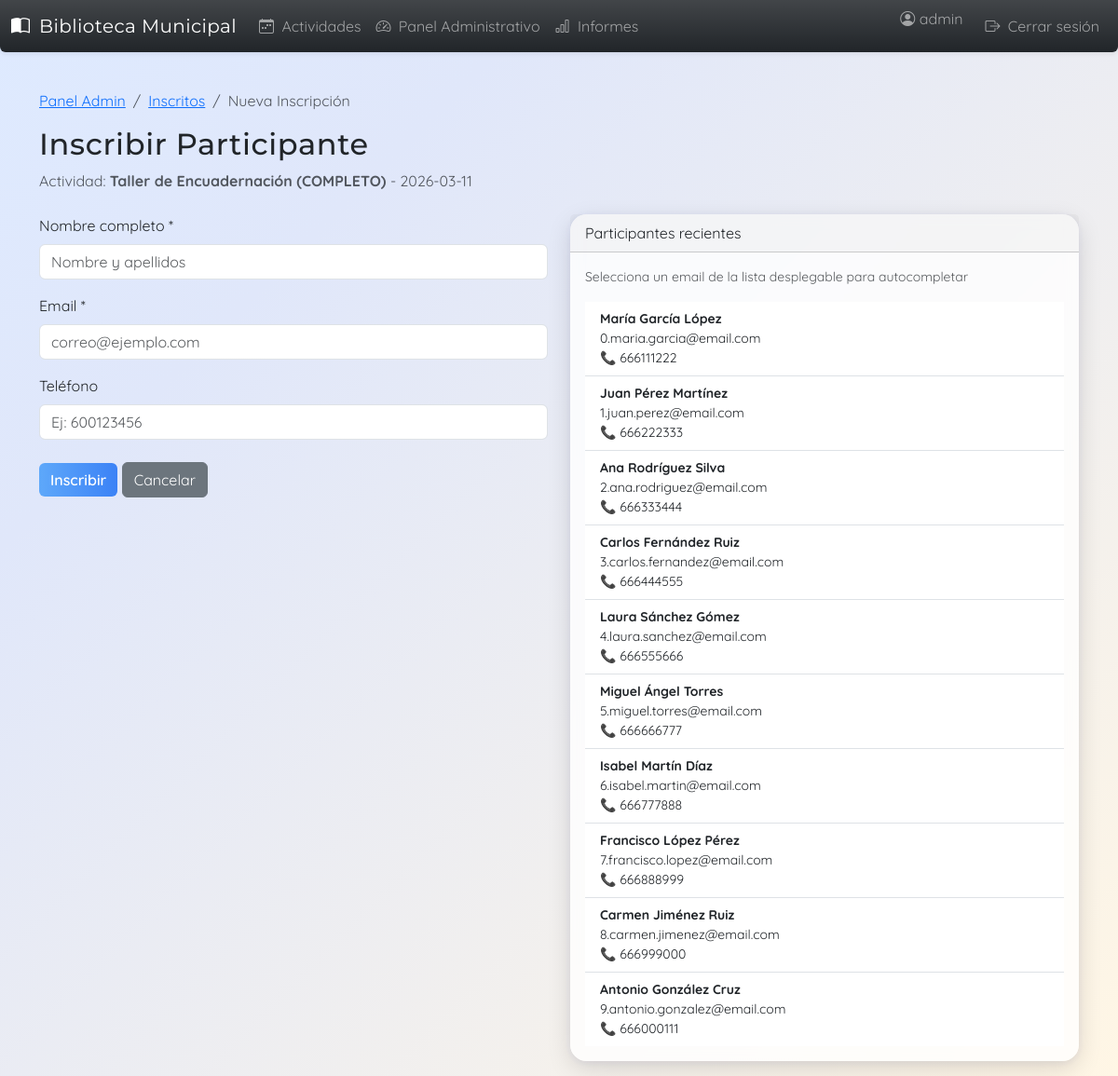
The app's page /admin/activity/6/enroll (signed in) with its own data.
### app/models/user.py (models this page shows, shortened)
class User(db.Model, UserMixin):
    id = db.Column(db.Integer, primary_key=True)
    username = db.Column(db.String(100), unique=True, nullable=False)
    password_hash = db.Column(db.String(255), nullable=False)
    role = db.Column(db.String(50), nullable=False)
    name = db.Column(db.String(200), nullable=True)  # Full name for normal users
    email = db.Column(db.String(200), unique=True, nullable=True)  # Email for normal users
    phone = db.Column(db.String(20), nullable=True)  # Phone for normal users

### app/models/activity.py (models this page shows, shortened)
class Activity(db.Model):
    id = db.Column(db.Integer, primary_key=True)
    title = db.Column(db.String(200), nullable=False)
    description = db.Column(db.Text)
    type = db.Column(db.String(100))  # Tipo de actividad (taller, club de lectura, etc.)
    date = db.Column(db.Date, nullable=False)
    time = db.Column(db.String(10))  # Hora (formato HH:MM)
    duration = db.Column(db.Integer)  # Duración en minutos
    max_slots = db.Column(db.Integer, nullable=False)
    status = db.Column(db.String(50), default="borrador")
    created_at = db.Column(db.DateTime, default=datetime.utcnow)
    updated_at = db.Column(db.DateTime, default=datetime.utcnow, onupdate=datetime.utcnow)
    enrollments = db.relationship('Enrollment', backref='activity', lazy=True, cascade='all, delete-orphan')

### app/routes/admin.py (the view, shortened to what this page needs)
@admin_bp.route("/activity/<int:activity_id>/enroll", methods=["GET", "POST"])
@login_required
@admin_required
def internal_enrollment(activity_id):
    activity = Activity.query.get_or_404(activity_id)
    recent_emails = db.session.query(Enrollment.email, Enrollment.user_name, Enrollment.phone)\
        .distinct(Enrollment.email)\
        .order_by(Enrollment.email, Enrollment.created_at.desc())\
        .limit(20)\
        .all()
    return render_template("admin/internal_enrollment.html", activity=activity, recent_participants=recent_emails)

### app/routes/admin.py (called while the page is built)
def admin_required(f):
    @wraps(f)
    def decorated_function(*args, **kwargs):
        if not current_user.is_authenticated or current_user.role != 'admin':
            flash('No tienes permisos para acceder a esta página', 'error')
            return redirect(url_for('activities.index'))
        return f(*args, **kwargs)
    return decorated_function

### app/templates/admin/internal_enrollment.html (shortened to what this page needs)
{% extends "base.html" %}
{% block content %}
<nav aria-label="breadcrumb">
    <ol class="breadcrumb">
        <li class="breadcrumb-item"><a href="{{ url_for('admin.dashboard') }}">Panel Admin</a></li>
        <li class="breadcrumb-item"><a href="{{ url_for('admin.view_enrollments', activity_id=activity.id) }}">Inscritos</a></li>
        <li class="breadcrumb-item active">Nueva Inscripción</li>
    </ol>
</nav>
<h2>Inscribir Participante</h2>
<p class="text-muted">Actividad: <strong>{{ activity.title }}</strong> - {{ activity.date }}</p>
<form method="POST" class="mt-4">
    <div class="row">
        <div class="col-md-6">
            <div class="mb-3">
                <label class="form-label">Nombre completo *</label>
                <input type="text" name="name" class="form-control" required
                       placeholder="Nombre y apellidos">
            </div>
            <div class="mb-3">
                <label class="form-label">Email *</label>
                <input type="email" name="email" class="form-control" required
                       placeholder="correo@ejemplo.com" list="recent-emails">
            </div>
            <div class="mb-3">
                <label class="form-label">Teléfono</label>
                <input type="tel" name="phone" class="form-control"
                       placeholder="Ej: 600123456">
            </div>
            <div class="mt-4">
                <button type="submit" class="btn btn-primary">Inscribir</button>
                <a href="{{ url_for('admin.view_enrollments', activity_id=activity.id) }}"
                   class="btn btn-secondary">Cancelar</a>
            </div>
        </div>
        <div class="col-md-6">
            <div class="card">
                <div class="card-header">
                    Participantes recientes
                </div>
                <div class="card-body">
                    {% if recent_participants %}
                    <p class="small text-muted">Selecciona un email de la lista desplegable para autocompletar</p>
                    <ul class="list-group list-group-flush">
                        {% for email, name, phone in recent_participants[:10] %}
                        <li class="list-group-item small">
                            <strong>{{ name }}</strong><br>
                            {{ email }}
                            {% if phone %}<br>📞 {{ phone }}{% endif %}
                        </li>
                        {% endfor %}
                    </ul>
                    {% else %}
                    <p class="text-muted">No hay participantes previos</p>
                    {% endif %}
                </div>
            </div>
        </div>
    </div>
</form>
{% endblock %}

### app/templates/base.html (shortened to what this page needs)
<!DOCTYPE html>
<html lang="es">
<head>
    <link href="https://cdn.jsdelivr.net/npm/bootstrap@5.3.2/dist/css/bootstrap.min.css" rel="stylesheet">
    <link href="https://cdn.jsdelivr.net/npm/bootstrap-icons@1.11.3/font/bootstrap-icons.css" rel="stylesheet">
    <link href="{{ url_for('static', filename='styles.css') }}" rel="stylesheet">
</head>
<body>
<nav class="navbar navbar-expand-lg navbar-dark bg-dark bg-gradient shadow-sm mb-4 rounded-bottom">
    <div class="container-fluid">
        <a class="navbar-brand" href="{{ url_for('activities.index') }}">
            <i class="bi bi-book-half me-1"></i> Biblioteca Municipal
        </a>
        <div class="collapse navbar-collapse" id="navbarNav">
            <ul class="navbar-nav me-auto">
                <li class="nav-item">
                    <a class="nav-link" href="{{ url_for('activities.index') }}"><i class="bi bi-calendar-week me-1"></i> Actividades</a>
                </li>
                {% if current_user.is_authenticated %}
                <li class="nav-item">
                    <a class="nav-link" href="{{ url_for('admin.dashboard') }}"><i class="bi bi-speedometer2 me-1"></i> Panel Administrativo</a>
                </li>
                <li class="nav-item">
                    <a class="nav-link" href="{{ url_for('admin.reports') }}"><i class="bi bi-bar-chart me-1"></i> Informes</a>
                </li>
                {% endif %}
            </ul>
            <ul class="navbar-nav">
                {% if current_user.is_authenticated %}
                <li class="nav-item">
                    <span class="navbar-text me-3">
                        <i class="bi bi-person-circle"></i> {{ current_user.username }}
                    </span>
                </li>
                <li class="nav-item">
                    <a class="nav-link" href="{{ url_for('auth.logout') }}"><i class="bi bi-box-arrow-right me-1"></i> Cerrar sesión</a>
                </li>
                {% else %}
                <li class="nav-item">
                    <a class="nav-link" href="{{ url_for('auth.login') }}"><i class="bi bi-box-arrow-in-right me-1"></i> Iniciar sesión</a>
                </li>
                {% endif %}
            </ul>
        </div>
    </div>
</nav>
<div class="container py-3">
    {% block content %}{% endblock %}
</div>
</body>
</html>

### app/static/styles.css (style rules this page uses)
body { background-attachment: fixed; }
.card, .glass { background: rgba(255,255,255,0.78); border-radius: 1.1rem; box-shadow: 0 8px 26px rgba(0,0,0,0.13), 0 1.5px 8px rgba(80,91,216,.07); backdrop-filter: blur(7px); border: none; transition: transform .18s, box-shadow .21s; }
.btn-primary { background: linear-gradient(90deg,#5ea8fa 0,#3b82f6 100%); border: none; color: #fff; font-weight: 600; transition: box-shadow .15s,background .23s,transform .12s; }
h1, h2, h3, .navbar-brand { font-family: 'Montserrat', Arial, sans-serif; letter-spacing: .02em; }
a, .nav-link { transition: color .17s; }

### app/templates/base.html (style rules this page uses)
body { font-family: 'Quicksand', 'Montserrat', Arial, sans-serif; background: linear-gradient(135deg, #deeaff 0%, #e0e7fa 25%, #fff6e5 100%); min-height: 100vh; margin: 0; animation: fadeInBody 1.2s; }

### records on screen
User: username "admin"
Activity: title "Taller de Encuadernación (COMPLETO)", date "2026-03-11"

### other values on screen
{{ name }} "María García López" "Juan Pérez Martínez" "Ana Rodríguez Silva" "Carlos Fernández Ruiz" "Laura Sánchez Gómez" "Miguel Ángel Torres" "Isabel Martín Díaz" "Francisco López Pérez" "Carmen Jiménez Ruiz" "Antonio González Cruz"
{{ email }} "0.maria.garcia@email.com" "1.juan.perez@email.com" "2.ana.rodriguez@email.com" "3.carlos.fernandez@email.com" "4.laura.sanchez@email.com" "5.miguel.torres@email.com" "6.isabel.martin@email.com" "7.francisco.lopez@email.com" "8.carmen.jimenez@email.com" "9.antonio.gonzalez@email.com"
{{ phone }} "666111222" "666222333" "666333444" "666444555" "666555666" "666666777" "666777888" "666888999" "666999000" "666000111"
